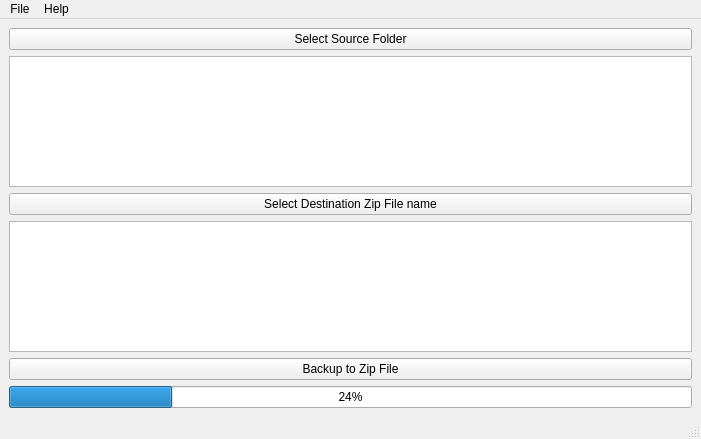
<?xml version="1.0" encoding="UTF-8"?>
<ui version="4.0">
 <class>MainWindow</class>
 <widget class="QMainWindow" name="MainWindow">
  <property name="geometry">
   <rect>
    <x>0</x>
    <y>0</y>
    <width>701</width>
    <height>439</height>
   </rect>
  </property>
  <property name="windowTitle">
   <string>MainWindow</string>
  </property>
  <widget class="QWidget" name="centralwidget">
   <layout class="QGridLayout" name="gridLayout">
    <item row="0" column="0">
     <widget class="QPushButton" name="pushButton">
      <property name="text">
       <string>Select Source Folder</string>
      </property>
     </widget>
    </item>
    <item row="1" column="0">
     <widget class="QTextBrowser" name="textBrowser"/>
    </item>
    <item row="2" column="0">
     <widget class="QPushButton" name="pushButton_2">
      <property name="text">
       <string>Select Destination Zip File name</string>
      </property>
     </widget>
    </item>
    <item row="3" column="0">
     <widget class="QTextBrowser" name="textBrowser_2"/>
    </item>
    <item row="4" column="0">
     <widget class="QPushButton" name="pushButton_3">
      <property name="text">
       <string>Backup to Zip File</string>
      </property>
     </widget>
    </item>
    <item row="5" column="0">
     <widget class="QProgressBar" name="progressBar">
      <property name="value">
       <number>24</number>
      </property>
     </widget>
    </item>
   </layout>
  </widget>
  <widget class="QMenuBar" name="menubar">
   <property name="geometry">
    <rect>
     <x>0</x>
     <y>0</y>
     <width>701</width>
     <height>25</height>
    </rect>
   </property>
   <widget class="QMenu" name="menuFile">
    <property name="title">
     <string>File</string>
    </property>
    <addaction name="actionNew_backup_Job"/>
   </widget>
   <widget class="QMenu" name="menuHelp">
    <property name="title">
     <string>Help</string>
    </property>
    <addaction name="separator"/>
    <addaction name="actionDocumentation"/>
    <addaction name="actionAbout"/>
   </widget>
   <addaction name="menuFile"/>
   <addaction name="menuHelp"/>
  </widget>
  <widget class="QStatusBar" name="statusbar"/>
  <action name="actionDocumentation">
   <property name="text">
    <string>Documentation</string>
   </property>
  </action>
  <action name="actionAbout">
   <property name="text">
    <string>About</string>
   </property>
  </action>
  <action name="actionNew_backup_Job">
   <property name="text">
    <string>New backup Job</string>
   </property>
  </action>
 </widget>
 <resources/>
 <connections/>
</ui>
